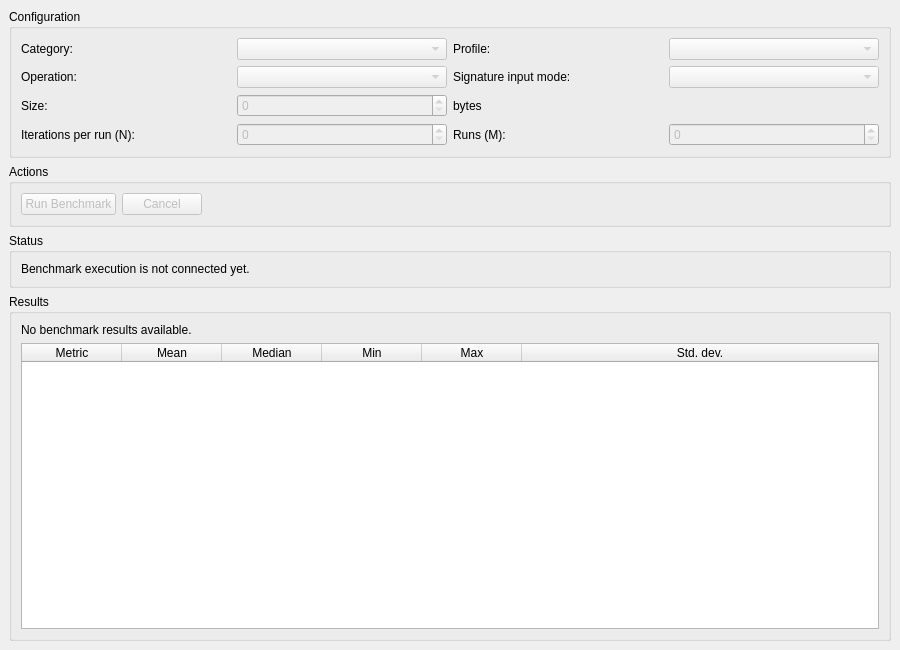
<?xml version="1.0" encoding="UTF-8"?>
<ui version="4.0">
 <class>MainWindow</class>
 <widget class="QMainWindow" name="MainWindow">
  <property name="geometry">
   <rect>
    <x>0</x>
    <y>0</y>
    <width>900</width>
    <height>650</height>
   </rect>
  </property>
  <property name="windowTitle">
   <string>CryptoBenchmark</string>
  </property>
  <widget class="QWidget" name="centralWidget">
   <layout class="QVBoxLayout" name="mainLayout">
    <item>
     <widget class="QGroupBox" name="configurationGroupBox">
      <property name="title">
       <string>Configuration</string>
      </property>
      <layout class="QGridLayout" name="configurationLayout">
       <item row="0" column="0">
        <widget class="QLabel" name="categoryLabel">
         <property name="text">
          <string>Category:</string>
         </property>
         <property name="buddy">
          <cstring>categoryComboBox</cstring>
         </property>
        </widget>
       </item>
       <item row="0" column="1">
        <widget class="QComboBox" name="categoryComboBox">
         <property name="enabled">
          <bool>false</bool>
         </property>
        </widget>
       </item>
       <item row="0" column="2">
        <widget class="QLabel" name="profileLabel">
         <property name="text">
          <string>Profile:</string>
         </property>
         <property name="buddy">
          <cstring>profileComboBox</cstring>
         </property>
        </widget>
       </item>
       <item row="0" column="3">
        <widget class="QComboBox" name="profileComboBox">
         <property name="enabled">
          <bool>false</bool>
         </property>
        </widget>
       </item>
       <item row="1" column="0">
        <widget class="QLabel" name="operationLabel">
         <property name="text">
          <string>Operation:</string>
         </property>
         <property name="buddy">
          <cstring>operationComboBox</cstring>
         </property>
        </widget>
       </item>
       <item row="1" column="1">
        <widget class="QComboBox" name="operationComboBox">
         <property name="enabled">
          <bool>false</bool>
         </property>
        </widget>
       </item>
       <item row="1" column="2">
        <widget class="QLabel" name="signatureInputModeLabel">
         <property name="text">
          <string>Signature input mode:</string>
         </property>
         <property name="buddy">
          <cstring>signatureInputModeComboBox</cstring>
         </property>
        </widget>
       </item>
       <item row="1" column="3">
        <widget class="QComboBox" name="signatureInputModeComboBox">
         <property name="enabled">
          <bool>false</bool>
         </property>
        </widget>
       </item>
       <item row="2" column="0">
        <widget class="QLabel" name="workloadSizeLabel">
         <property name="text">
          <string>Size:</string>
         </property>
         <property name="buddy">
          <cstring>workloadSizeSpinBox</cstring>
         </property>
        </widget>
       </item>
       <item row="2" column="1">
        <widget class="QSpinBox" name="workloadSizeSpinBox">
         <property name="enabled">
          <bool>false</bool>
         </property>
        </widget>
       </item>
       <item row="2" column="2">
        <widget class="QLabel" name="workloadUnitLabel">
         <property name="text">
          <string>bytes</string>
         </property>
        </widget>
       </item>
       <item row="3" column="0">
        <widget class="QLabel" name="iterationsLabel">
         <property name="text">
          <string>Iterations per run (N):</string>
         </property>
         <property name="buddy">
          <cstring>iterationsSpinBox</cstring>
         </property>
        </widget>
       </item>
       <item row="3" column="1">
        <widget class="QSpinBox" name="iterationsSpinBox">
         <property name="enabled">
          <bool>false</bool>
         </property>
        </widget>
       </item>
       <item row="3" column="2">
        <widget class="QLabel" name="runsLabel">
         <property name="text">
          <string>Runs (M):</string>
         </property>
         <property name="buddy">
          <cstring>runsSpinBox</cstring>
         </property>
        </widget>
       </item>
       <item row="3" column="3">
        <widget class="QSpinBox" name="runsSpinBox">
         <property name="enabled">
          <bool>false</bool>
         </property>
        </widget>
       </item>
      </layout>
     </widget>
    </item>
    <item>
     <widget class="QGroupBox" name="actionsGroupBox">
      <property name="title">
       <string>Actions</string>
      </property>
      <layout class="QHBoxLayout" name="actionsLayout">
       <item>
        <widget class="QPushButton" name="runButton">
         <property name="enabled">
          <bool>false</bool>
         </property>
         <property name="text">
          <string>Run Benchmark</string>
         </property>
        </widget>
       </item>
       <item>
        <widget class="QPushButton" name="cancelButton">
         <property name="enabled">
          <bool>false</bool>
         </property>
         <property name="text">
          <string>Cancel</string>
         </property>
        </widget>
       </item>
       <item>
        <spacer name="actionsSpacer">
         <property name="orientation">
          <enum>Qt::Horizontal</enum>
         </property>
         <property name="sizeHint" stdset="0">
          <size>
           <width>40</width>
           <height>20</height>
          </size>
         </property>
        </spacer>
       </item>
      </layout>
     </widget>
    </item>
    <item>
     <widget class="QGroupBox" name="statusGroupBox">
      <property name="title">
       <string>Status</string>
      </property>
      <layout class="QVBoxLayout" name="statusLayout">
       <item>
        <widget class="QLabel" name="statusLabel">
         <property name="text">
          <string>Benchmark execution is not connected yet.</string>
         </property>
        </widget>
       </item>
      </layout>
     </widget>
    </item>
    <item>
     <widget class="QGroupBox" name="resultsGroupBox">
      <property name="title">
       <string>Results</string>
      </property>
      <layout class="QVBoxLayout" name="resultsLayout">
       <item>
        <widget class="QLabel" name="resultsPlaceholderLabel">
         <property name="text">
          <string>No benchmark results available.</string>
         </property>
        </widget>
       </item>
       <item>
        <widget class="QTableWidget" name="resultsTable">
         <property name="editTriggers">
          <set>QAbstractItemView::NoEditTriggers</set>
         </property>
         <property name="columnCount">
          <number>6</number>
         </property>
         <property name="rowCount">
          <number>0</number>
         </property>
         <attribute name="horizontalHeaderStretchLastSection">
          <bool>true</bool>
         </attribute>
         <column>
          <property name="text">
           <string>Metric</string>
          </property>
         </column>
         <column>
          <property name="text">
           <string>Mean</string>
          </property>
         </column>
         <column>
          <property name="text">
           <string>Median</string>
          </property>
         </column>
         <column>
          <property name="text">
           <string>Min</string>
          </property>
         </column>
         <column>
          <property name="text">
           <string>Max</string>
          </property>
         </column>
         <column>
          <property name="text">
           <string>Std. dev.</string>
          </property>
         </column>
        </widget>
       </item>
      </layout>
     </widget>
    </item>
   </layout>
  </widget>
 </widget>
 <resources/>
 <connections/>
</ui>
